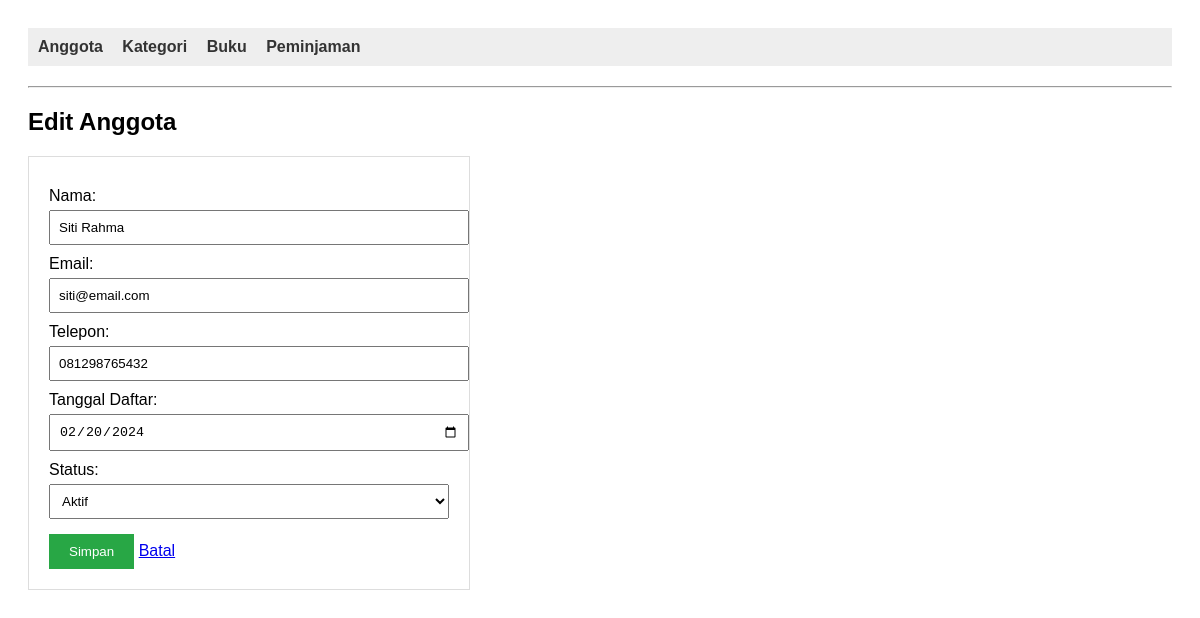
The app's page /index.php?entity=anggota&action=edit&id=2 with its own data.
### tables this page shows
CREATE TABLE anggota (
    id_anggota INT PRIMARY KEY AUTO_INCREMENT,
    nama VARCHAR(100) NOT NULL,
    email VARCHAR(100) UNIQUE NOT NULL,
    no_telepon VARCHAR(15),
    tanggal_daftar DATE NOT NULL,
    status ENUM('aktif', 'nonaktif') DEFAULT 'aktif'
);

### models/Anggota.php (called while the page is built, shortened)
<?php
require_once "config/Database.php";
class AnggotaModel
{
    private $conn;
    private $table = "anggota";
    public function __construct()
    {
        $database = new Database();
        $this->conn = $database->getConnection();
    }
    public function getById($id_anggota)
    {
        $query = "SELECT * FROM " . $this->table . " WHERE id_anggota = :id_anggota";
        $stmt = $this->conn->prepare($query);
        $stmt->bindParam(':id_anggota', $id_anggota);
        $stmt->execute();
        return $stmt->fetch(PDO::FETCH_ASSOC);
    }
}
?>

### config/Database.php (called while the page is built, shortened)
<?php
class Database
{
    private $host = "localhost";
    private $database = "db_library";
    private $username = "root";
    private $password = "";
    public function getConnection()
    {
        $this->conn = null;
        try {
            $this->conn = new PDO("mysql:host=" . $this->host . ";dbname=" . $this->database, $this->username, $this->password);
            $this->conn->setAttribute(PDO::ATTR_ERRMODE, PDO::ERRMODE_EXCEPTION);
        } catch (PDOException $exception) {
            echo "Connection error: " . $exception->getMessage();
        }
        return $this->conn;
    }
}

### viewmodels/AnggotaViewModel.php (called while the page is built, shortened)
<?php
require_once 'models/Anggota.php';
class AnggotaViewModel
{
    private $anggotaModel;
    public function __construct()
    {
        $this->anggotaModel = new AnggotaModel();
    }
    public function getAnggotaById($id_anggota)
    {
        return $this->anggotaModel->getById($id_anggota);
    }
}
?>

### views/anggota_form.php (the view, shortened to what this page needs)
<?php
require_once 'views/template/header.php';
?>
<h2>
    <?php
    echo isset($anggota) ? 'Edit Anggota' : 'Tambah Anggota Baru';
    ?>
</h2>
<form method="POST"
      action="index.php?entity=anggota&action=<?php
        echo isset($anggota) ? 'update&id=' . $anggota['id_anggota'] : 'save';
      ?>">
    <div>
        <label>Nama:</label>
        <input type="text" name="nama"
               value="<?php echo isset($anggota) ? $anggota['nama'] : ''; ?>"
               required>
    </div>
    <div>
        <label>Email:</label>
        <input type="email" name="email"
               value="<?php echo isset($anggota) ? $anggota['email'] : ''; ?>"
               required>
    </div>
    <div>
        <label>Telepon:</label>
        <input type="text" name="no_telepon"
               value="<?php echo isset($anggota) ? $anggota['no_telepon'] : ''; ?>">
    </div>
    <div>
        <label>Tanggal Daftar:</label>
        <input type="date" name="tanggal_daftar"
               value="<?php echo isset($anggota) ? $anggota['tanggal_daftar'] : date('Y-m-d'); ?>">
    </div>
    <div>
        <label>Status:</label>
        <select name="status">
            <option value="aktif"
                <?php echo (isset($anggota) && $anggota['status'] == 'aktif') ? 'selected' : ''; ?>>
                Aktif
            </option>
        </select>
    </div>
    <button type="submit">Simpan</button>
    <a href="index.php?entity=anggota&action=list">Batal</a>
</form>
<?php
require_once 'views/template/footer.php';
?>

### views/template/header.php (style rules this page uses)
body { font-family: sans-serif; padding: 20px; }
form { margin-top: 20px; border: 1px solid #ddd; padding: 20px; max-width: 400px; }
label { display: block; margin-top: 10px; }
input, select { width: 100%; padding: 8px; margin-top: 5px; }
button { margin-top: 15px; padding: 10px 20px; background: #28a745; color: white; border: none; cursor: pointer; }

### records on screen
anggota: nama "Siti Rahma", email "siti@email.com", no_telepon "081298765432", tanggal_daftar "02/20/2024", status "Aktif"
